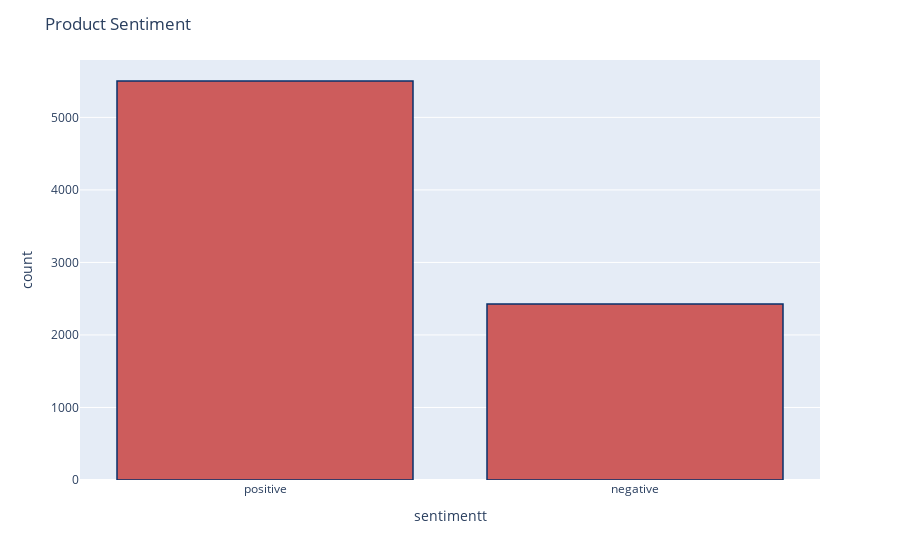

The notebook cell saved with this chart:
### Code cell
df['sentimentt'] = df['sentiment'].replace({-1 : 'negative'})
df['sentimentt'] = df['sentimentt'].replace({1 : 'positive'})
fig = px.histogram(df, x="sentimentt")
fig.update_traces(marker_color="indianred",marker_line_color='rgb(8,48,107)',
                  marker_line_width=1.5)
fig.update_layout(title_text='Product Sentiment')
fig.show()

### Figure 1 — Plotly figure (JSON) as saved in the notebook; plotly's stock layout.template omitted (floating-point values rounded to 4 significant figures; data arrays with more than 128 entries replaced by an {"elided": "..."} marker saying what was removed)
{"data": [{"alignmentgroup": "True", "bingroup": "x", "hovertemplate": "sentimentt=%{x}<br>count=%{y}<extra></extra>", "legendgroup": "", "marker": {"color": "indianred", "line": {"color": "rgb(8,48,107)", "width": 1.5}, "pattern": {"shape": ""}}, "name": "", "offsetgroup": "", "orientation": "v", "showlegend": false, "type": "histogram", "x": {"elided": "7930 str values"}, "xaxis": "x", "yaxis": "y"}], "layout": {"barmode": "relative", "legend": {"tracegroupgap": 0}, "margin": {"t": 60}, "title": {"text": "Product Sentiment"}, "xaxis": {"anchor": "y", "domain": [0, 1], "title": {"text": "sentimentt"}}, "yaxis": {"anchor": "x", "domain": [0, 1], "title": {"text": "count"}}}}
